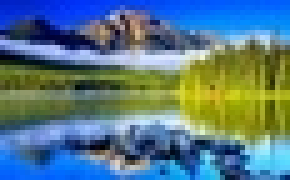
#> input picture images/lake.jpg, 58 x 36 px, shrunk from 284 x 177 before the run, found by its file name (shown 5 times larger); its folder holds 5 pictures in this run
$ jupyter execute --allow-errors image_handling.ipynb
#> lines starting #> are read from the running program, lines starting #| are printed output that depends on the picture
[cell 1]
import os
import cv2
import matplotlib.pyplot as plt
import numpy as np
from IPython.display import Image

[cell 2]
image_folder_path = 'images'

[cell 3]
for images in os.listdir(image_folder_path):
    print(images)

[cell 4]
image_path = image_folder_path+'\Checkerboard.png'

[cell 5]
Image(filename=image_path)

[cell 6]
img = cv2.imread(image_path)
img

#> (a cell that did not finish here is left out)

[cell 8]
plt.imshow(img, cmap='gray')
#> (this line was passed over: IPython is not available in this run)

[cell 9]
lake_img_path = image_folder_path+'\lake.jpg'

[cell 10]
lake_img = cv2.imread(lake_img_path,1)
#> lake_img is the input picture: shape (36, 58, 3); mean B, G, R 134.5, 120.5, 87

[cell 11]
plt.imshow(lake_img)
#> (this line was passed over: IPython is not available in this run)

[cell 12]
lake_img_reversed = lake_img[:, :, ::-1]

[cell 13]
plt.imshow(lake_img_reversed)
#> (this line was passed over: IPython is not available in this run)

[cell 14]
b,g,r = cv2.split(lake_img)
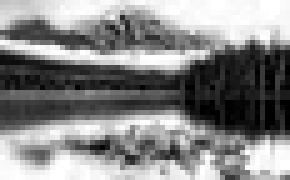
#> b: shape (36, 58) (shown 5 times larger); min 0, max 255, mean 134.5
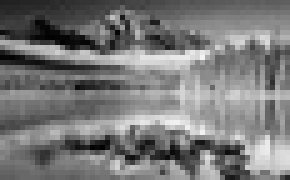
#> g: shape (36, 58) (shown 5 times larger); min 0, max 244, mean 120.5
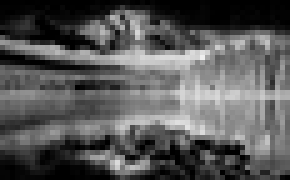
#> r: shape (36, 58) (shown 5 times larger); min 0, max 238, mean 87
lake_img = cv2.merge((b,g,r))

[cell 15]
plt.figure(figsize=(20, 4))
#> (this line was passed over: IPython is not available in this run)
plt.subplot(1, 4, 1); plt.imshow(b)
#> (this line was passed over: IPython is not available in this run)
#> (this line was passed over: IPython is not available in this run)
plt.subplot(1, 4, 2); plt.imshow(g)
#> (this line was passed over: IPython is not available in this run)
